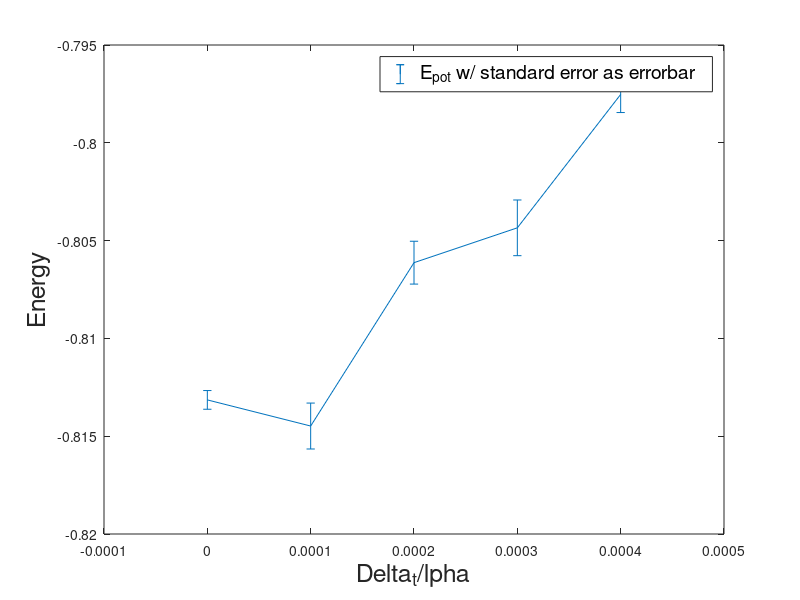

MATLAB code for this plot:
clear
alpha = 10.0;

% potential energy, standard error
data_mc = [-0.813144, 0.00095619];
data_brown_dt_0_001 = [-0.81448, 0.00234758];
data_brown_dt_0_002 = [-0.806128, 0.00219015];
data_brown_dt_0_003 = [-0.804347, 0.00284701];
data_brown_dt_0_004 = [-0.797527, 0.00185171];

dt = [0.001, 0.002, 0.003, 0.004];

xdata = [0, dt./alpha];
ydata = [data_mc(1), data_brown_dt_0_001(1), data_brown_dt_0_002(1), ...
    data_brown_dt_0_003(1), data_brown_dt_0_004(1)];
edata = [data_mc(2),data_brown_dt_0_001(2), data_brown_dt_0_002(2), ...
    data_brown_dt_0_003(2), data_brown_dt_0_004(2)];

figure(1);
% use halve edata as the total width of error bar is 2*err originally
errorbar(xdata,ydata,edata./2);
xlabel("\Delta_t/\alpha", "FontSize", 18);
ylabel("Energy", "FontSize", 18);
legend("E_{pot} w/ standard error as errorbar", "FontSize", 14);
